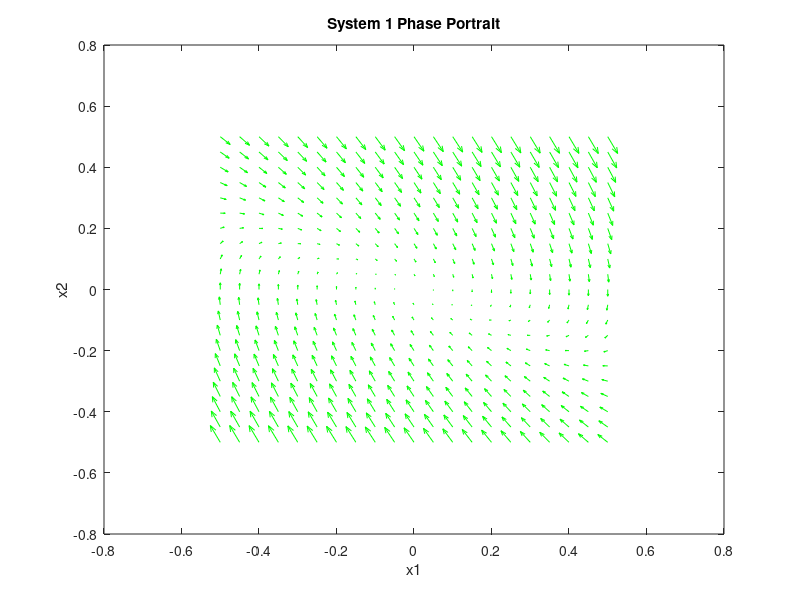
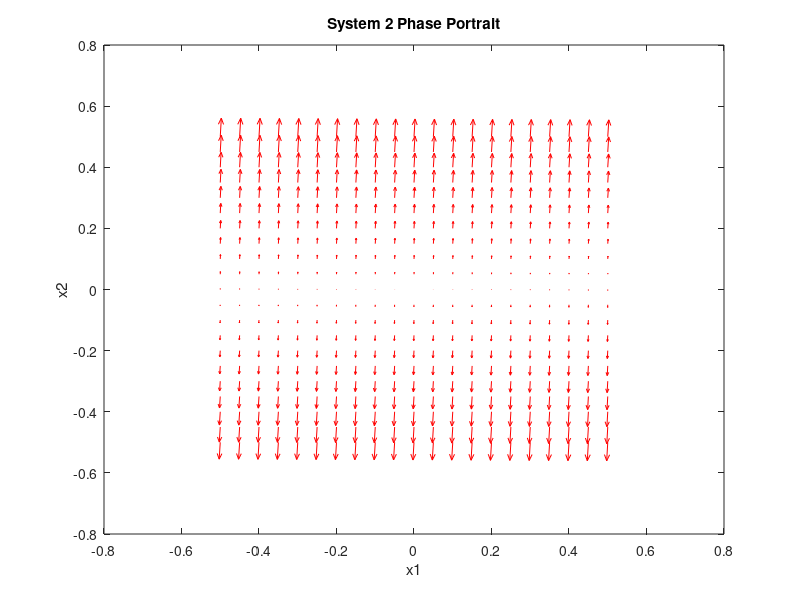
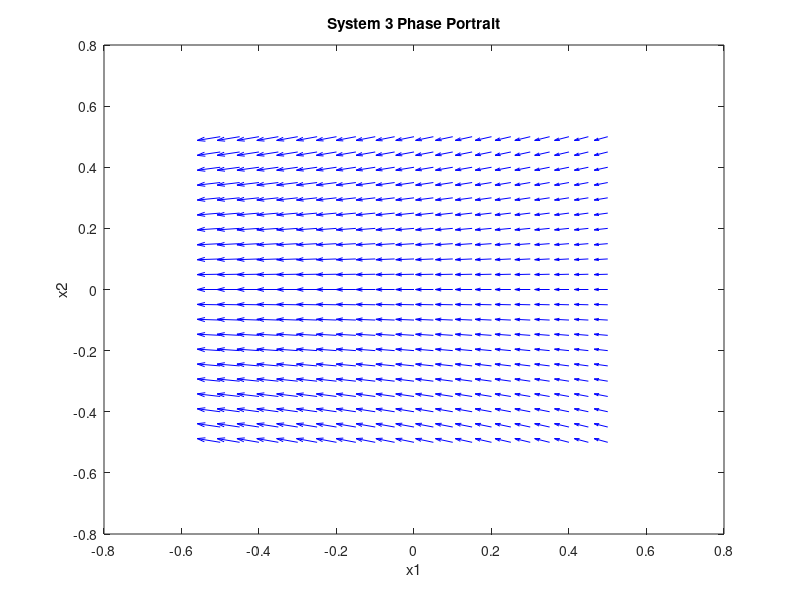
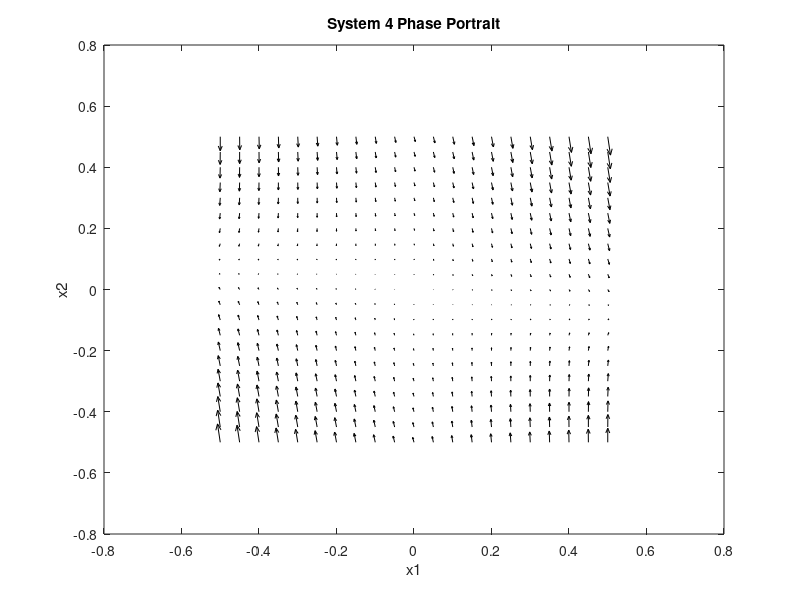

Here is the MATLAB script that generated these plots, in order:
% Problem 8 phase portraits 
% For system 1
[x1, x2] = meshgrid(-.5:0.05:.5, -.5:0.05:.5);
x1dot = x2;
x2dot = x1 - 2*atan(x1 + x2);
figure(1)
quiver(x1, x2, x1dot, x2dot, 'g')
title('System 1 Phase Portrait');
xlabel('x1');
ylabel('x2');

% For system 2
x2dot_2 = - x1 + x2*(1 - 3*(x1)^2 - 2*(x2)^2);
figure(2)
quiver(x1, x2, x1dot, x2dot_2, 'r')
title('System 2 Phase Portrait');
xlabel('x1');
ylabel('x2');

%For system 3
x1dot_3 = x1 - x1*x2;
x2dot_3 = 2*(x1)^2 - x2;
figure(3)
quiver(x1, x2, x1dot_3, x2dot_3, 'b')
title('System 3 Phase Portrait');
xlabel('x1');
ylabel('x2');

%For system 4
x1dot_4 = x1 + x2 - x1*(abs(x1) + abs(x2));
x2dot_4 = - 2*x1 + x2 - x2*(abs(x1) + abs(x2));
figure(4)
quiver(x1, x2, x1dot_4, x2dot_4, 'k')
title('System 4 Phase Portrait');
xlabel('x1');
ylabel('x2');




